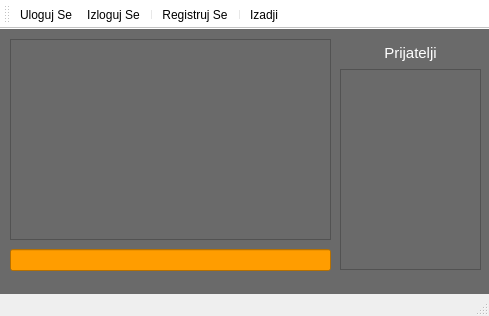
<?xml version="1.0" encoding="UTF-8"?>
<ui version="4.0">
 <class>MainWindow</class>
 <widget class="QMainWindow" name="MainWindow">
  <property name="geometry">
   <rect>
    <x>0</x>
    <y>0</y>
    <width>489</width>
    <height>316</height>
   </rect>
  </property>
  <property name="maximumSize">
   <size>
    <width>489</width>
    <height>316</height>
   </size>
  </property>
  <property name="windowTitle">
   <string>MainWindow</string>
  </property>
  <property name="styleSheet">
   <string notr="true"/>
  </property>
  <widget class="QWidget" name="centralWidget">
   <property name="styleSheet">
    <string notr="true">background-color: rgb(106, 106, 106);</string>
   </property>
   <widget class="QListWidget" name="listWidget_2">
    <property name="geometry">
     <rect>
      <x>340</x>
      <y>40</y>
      <width>141</width>
      <height>201</height>
     </rect>
    </property>
    <property name="styleSheet">
     <string notr="true"/>
    </property>
   </widget>
   <widget class="QLineEdit" name="lineEdit">
    <property name="geometry">
     <rect>
      <x>10</x>
      <y>220</y>
      <width>321</width>
      <height>22</height>
     </rect>
    </property>
    <property name="styleSheet">
     <string notr="true">background-color: rgb(255, 157, 0);
color: black;</string>
    </property>
   </widget>
   <widget class="QLabel" name="label">
    <property name="geometry">
     <rect>
      <x>340</x>
      <y>13</y>
      <width>141</width>
      <height>21</height>
     </rect>
    </property>
    <property name="font">
     <font>
      <pointsize>11</pointsize>
     </font>
    </property>
    <property name="styleSheet">
     <string notr="true">color: white;</string>
    </property>
    <property name="text">
     <string>Prijatelji</string>
    </property>
    <property name="alignment">
     <set>Qt::AlignCenter</set>
    </property>
   </widget>
   <widget class="QListView" name="listView">
    <property name="geometry">
     <rect>
      <x>10</x>
      <y>10</y>
      <width>321</width>
      <height>201</height>
     </rect>
    </property>
   </widget>
  </widget>
  <widget class="QMenuBar" name="menuBar">
   <property name="geometry">
    <rect>
     <x>0</x>
     <y>0</y>
     <width>489</width>
     <height>25</height>
    </rect>
   </property>
  </widget>
  <widget class="QToolBar" name="mainToolBar">
   <property name="styleSheet">
    <string notr="true">background-color: white;</string>
   </property>
   <attribute name="toolBarArea">
    <enum>TopToolBarArea</enum>
   </attribute>
   <attribute name="toolBarBreak">
    <bool>false</bool>
   </attribute>
   <addaction name="actionUloguj_Se"/>
   <addaction name="actionIzloguj_Se"/>
   <addaction name="separator"/>
   <addaction name="actionRegistruj_Se"/>
   <addaction name="separator"/>
   <addaction name="actionIzadji"/>
  </widget>
  <widget class="QStatusBar" name="statusBar"/>
  <action name="actionUloguj_Se">
   <property name="text">
    <string>Uloguj Se</string>
   </property>
  </action>
  <action name="actionIzloguj_Se">
   <property name="text">
    <string>Izloguj Se</string>
   </property>
  </action>
  <action name="actionRegistruj_Se">
   <property name="text">
    <string>Registruj Se</string>
   </property>
  </action>
  <action name="actionIzadji">
   <property name="text">
    <string>Izadji</string>
   </property>
   <property name="toolTip">
    <string>Izadji iz programa</string>
   </property>
  </action>
 </widget>
 <layoutdefault spacing="6" margin="11"/>
 <resources/>
 <connections/>
</ui>
